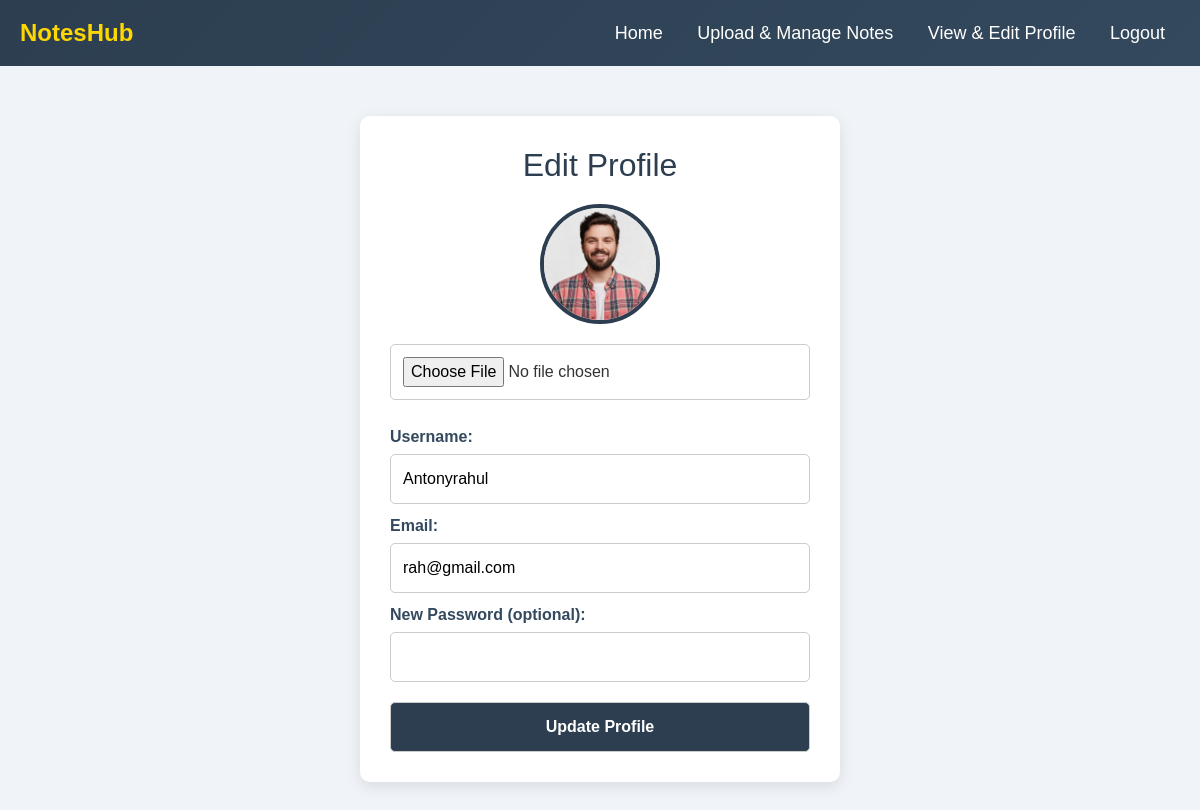
The app's page /userpannel/profile.php (signed in) with its own data.
### tables this page shows
CREATE TABLE `users` (
  `id` int(11) NOT NULL,
  `username` varchar(50) NOT NULL,
  `email` varchar(100) NOT NULL,
  `password` varchar(255) NOT NULL,
  `profile_picture` varchar(255) DEFAULT NULL
);

### userpannel/profile.php (the view, shortened to what this page needs)
<?php
include("../db/db.php");
$user_id = $_SESSION["user_id"];
$query = "SELECT username, email, profile_picture FROM users WHERE id = ?";
$stmt = $conn->prepare($query);
$stmt->bind_param("i", $user_id);
$stmt->execute();
$result = $stmt->get_result();
$user = $result->fetch_assoc();
?>
<!DOCTYPE html>
<html lang="en">
<head>
    <link rel="stylesheet" href="https://cdn.jsdelivr.net/npm/bootstrap@5.3.0/dist/css/bootstrap.min.css">
</head>
<body>
    <div class="navbar">
        <div class="logo">NotesHub</div>
        <div>
            <a href="./dashboard.php">Home</a>
            <a href="./uploadnotes.php">Upload & Manage Notes</a>
            <a href="./profile.php">View & Edit Profile</a>
            <a href="./logout.php">Logout</a>
        </div>
    </div>
    <div class="profile-container">
        <h2>Edit Profile</h2>
        <form method="POST" enctype="multipart/form-data">
            <img src="<?php echo $user['profile_picture'] ?: 'default.png'; ?>" class="profile-pic" alt="Profile Picture">
            <input type="file" name="profile_picture" accept="image/*">
            <label>Username:</label>
            <input type="text" name="username" value="<?php echo htmlspecialchars($user['username']); ?>" required>
            <label>Email:</label>
            <input type="email" name="email" value="<?php echo htmlspecialchars($user['email']); ?>" required>
            <label>New Password (optional):</label>
            <input type="password" name="password">
            <button type="submit">Update Profile</button>
        </form>
    </div>
</body>
</html>

### userpannel/profile.php (style rules this page uses)
body { margin: 0; font-family: 'Arial', sans-serif; background-color: #f0f4f8; color: #333; }
a { text-decoration: none; color: inherit; }
.navbar { background: linear-gradient(135deg, #2c3e50, #34495e); padding: 15px 20px; display: flex; justify-content: space-between; align-items: center; color: white; position: sticky; top: 0; z-index: 1000; transition: all 0.3s ease-in-out; }
.navbar a { color: white; text-decoration: none; margin: 0 15px; font-size: 18px; transition: color 0.3s, transform 0.3s; }
.navbar .logo { font-size: 24px; font-weight: bold; color: #ffd700; }
.profile-container { width: 40%; margin: 50px auto; background: white; padding: 30px; border-radius: 10px; box-shadow: 0px 4px 15px rgba(0, 0, 0, 0.1); text-align: center; }
.profile-container h2 { margin-bottom: 20px; color: #2c3e50; }
.profile-container form { display: flex; flex-direction: column; align-items: center; }
.profile-pic { width: 120px; height: 120px; border-radius: 50%; object-fit: cover; border: 4px solid #2c3e50; margin-bottom: 15px; }
input[type="file"] { margin-bottom: 15px; }
label { align-self: flex-start; font-weight: bold; margin-top: 10px; color: #34495e; }
input, button { width: 100%; padding: 12px; margin-top: 5px; border-radius: 5px; font-size: 16px; border: 1px solid #ccc; outline: none; }
button { background-color: #2c3e50; color: white; cursor: pointer; font-weight: bold; transition: all 0.3s ease-in-out; margin-top: 20px; }

### records on screen
users: profile_picture (picture), username "Antonyrahul", email "rah@gmail.com"
